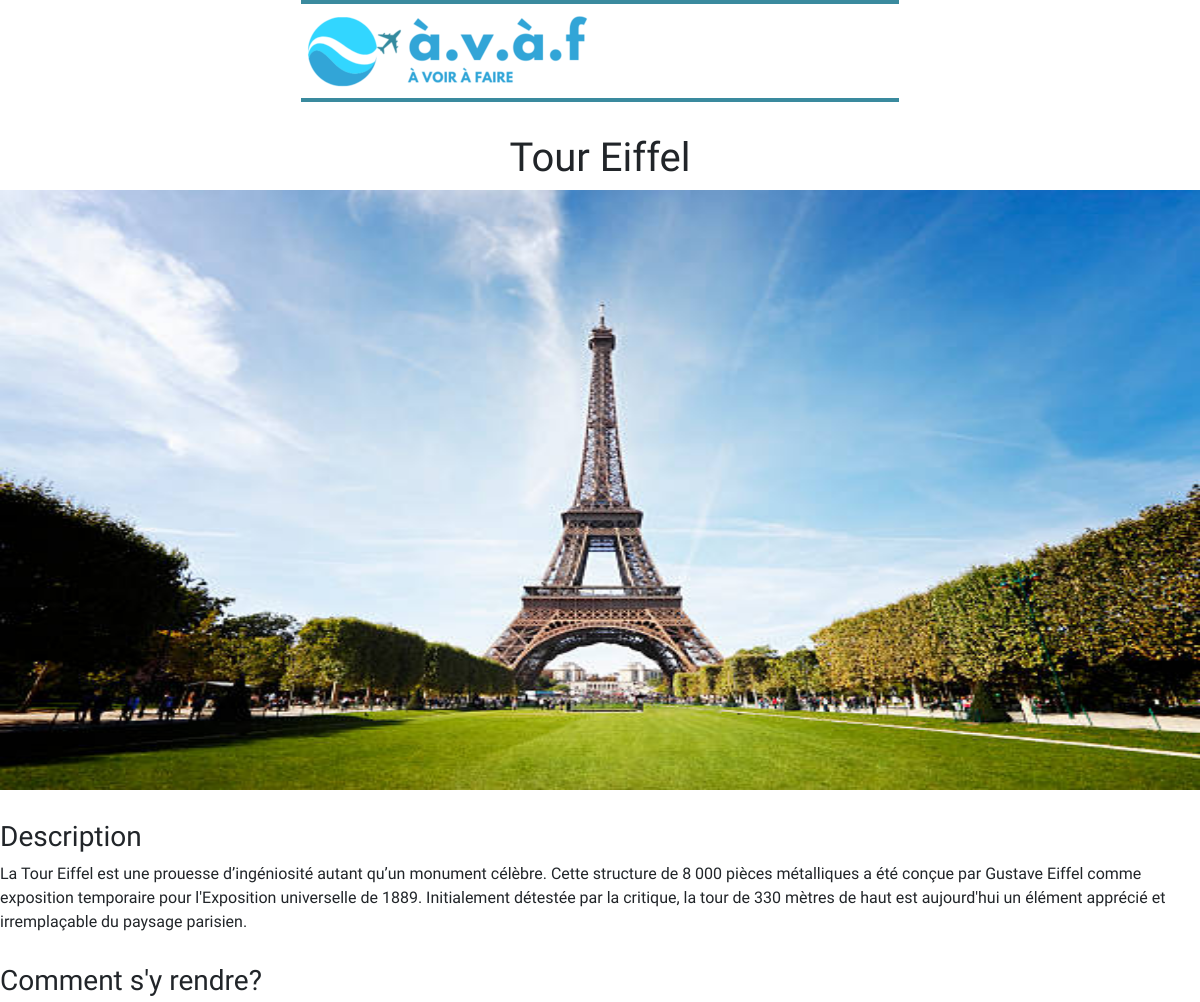
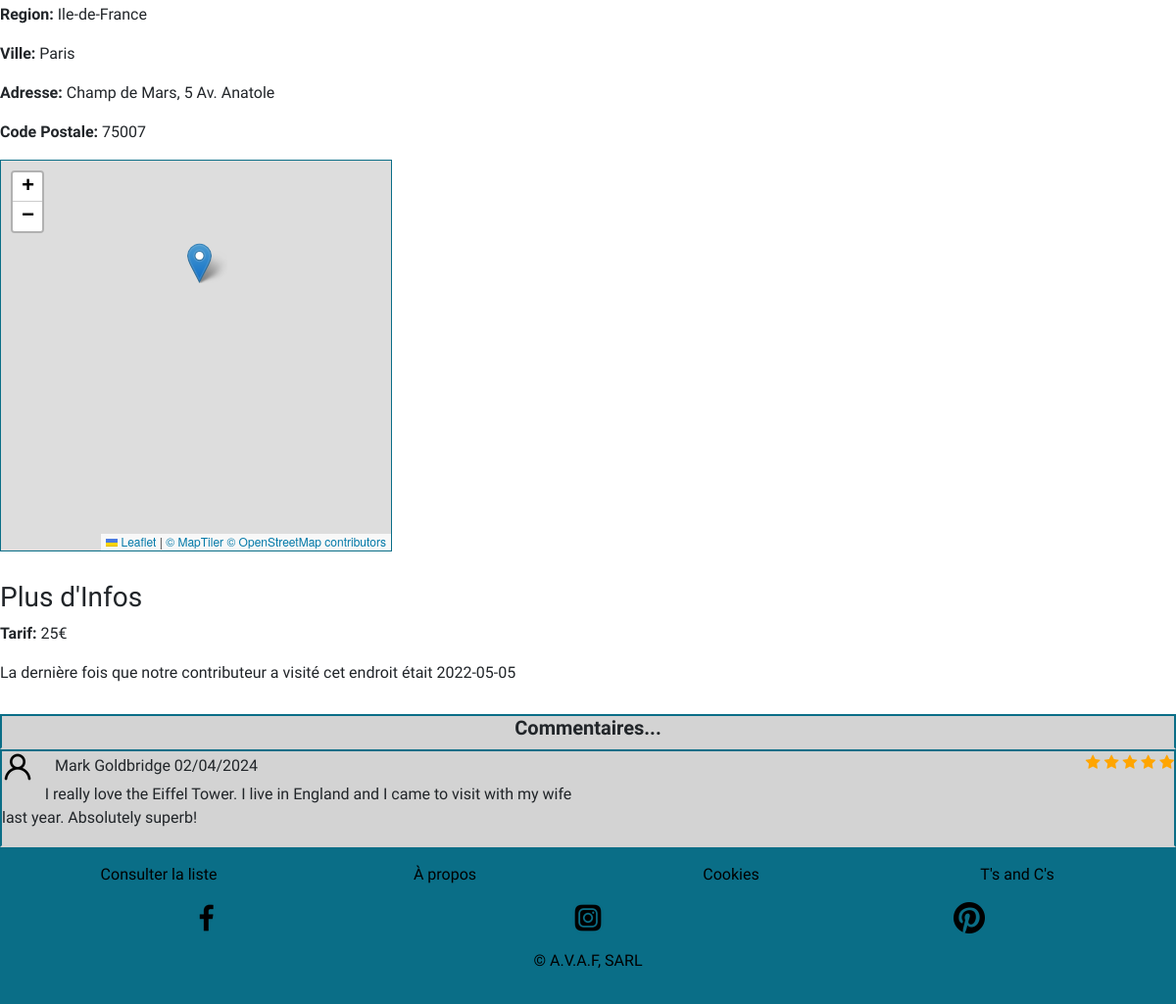
Page /?id=48 on the committed database (2 pictures, top to bottom).
### tables this page shows
CREATE TABLE `user` (
  `user_id` int(11) NOT NULL AUTO_INCREMENT,
  `userName` varchar(255) NOT NULL,
  `login` varchar(255) NOT NULL,
  `pass` varchar(255) NOT NULL,
  `status` varchar(255) NOT NULL,
  PRIMARY KEY (`user_id`)
);

CREATE TABLE `place` (
  `place_id` int(11) NOT NULL AUTO_INCREMENT,
  `nomEndroit` varchar(255) NOT NULL,
  `region` varchar(255) NOT NULL,
  `ville` varchar(255) NOT NULL,
  `codePostal` int(255) NOT NULL,
  `adresse` varchar(255) NOT NULL,
  `description` varchar(1600) NOT NULL,
  `tarif` int(11) NOT NULL,
  `dateVisite` date DEFAULT NULL,
  `image` varchar(255) NOT NULL,
  PRIMARY KEY (`place_id`)
);

CREATE TABLE `comment` (
  `id` int(11) NOT NULL AUTO_INCREMENT,
  `placeId` int(11) DEFAULT NULL,
  `comment` varchar(1600) DEFAULT NULL,
  `note` int(11) DEFAULT NULL,
  `author` varchar(1600) DEFAULT NULL,
  PRIMARY KEY (`id`)
);

### index.php (called while the page is built, shortened)
<?php
require_once("model/PlaceStorageMySQL.php");
require_once("model/Place.php");
require_once("lib/ObjectFileDB.php");
require_once("Router.php");
require_once("model/CommentStorageMySQL.php");
$pdo= new PDO("mysql:host=".Config::MYSQL_HOST.";port=".Config::MYSQL_PORT.";dbname=".Config::MYSQL_DB.";charset=utf8mb4", Config::MYSQL_USER , Config::MYSQL_PASSWORD);
$pdo->setAttribute(PDO::ATTR_ERRMODE, PDO::ERRMODE_EXCEPTION);
$router = new Router(new PlaceStorageMySQL($pdo), new AccountStorageMySQL($pdo), new CommentStorageMySQL($pdo));
$router->main();
?>

### src/model/Place.php (called while the page is built, shortened)
<?php
    class Place{
        protected $nomEndroit;
        protected $ville;
        protected $codePostal;
        protected $adresse;
        protected $image;
        protected $description;
        protected $tarif;
        protected $dateVisite;
        protected $region;
        public function __construct($nomEndroit, $region ,$ville, $codePostal, $adresse, $description, $tarif, $dateVisite,$image,$author){
            $this->nomEndroit= $nomEndroit;
            $this->ville= $ville;
            $this->codePostal = $codePostal;
            $this->adresse = $adresse;
            $this->description = $description;
            $this->tarif = $tarif;
            $this->dateVisite = $dateVisite;
            $this->image=$image;
            $this->region=$region;
        }
        public function  getNom(){
            return $this->nomEndroit;
        }
        public function getImage() {
            return $this->image ;
        }
        public function getVille() {
            return $this->ville;
        }
        public function getRegion(){
            return $this->region;
        }
        public function getCode() {
            return $this->codePostal;
        }
        public function  getAdresse(){
            return $this->adresse;
        }
        public function  getDesc() {
             return $this->description;
        }
        public function getTarif() {
           return $this->tarif;
        }
        public function  getDateVisite() {
             return $this->dateVisite ;
        }
    }
?>

### src/model/PlaceStorageMySQL.php (called while the page is built, shortened)
<?php
require_once("model/Place.php");
class PlaceStorageMySQL implements PlaceStorage {
    private $db;
    public function __construct($db) {
        $this->db = $db;
    }
    public function read($id) {
        $req = "SELECT s.*, u.* FROM user u
        INNER JOIN user_place us ON us.user_id = u.user_id
        INNER JOIN place s ON s.place_id = us.place_id
        WHERE s.place_id=?";
        $stmt = $this->db->prepare($req);
        $stmt->execute([$id]);
        if ($stmt->rowCount() > 0) {
            $tab = $stmt->fetch(PDO::FETCH_ASSOC);
            $author = array(
                "id" => $tab['user_id'],
                "status" => $tab['status'],
            );
            $place = new Place($tab['nomEndroit'],$tab['region'],$tab['ville'], $tab['codePostal'], $tab['adresse'], $tab['description'], $tab['tarif'],$tab['dateVisite']
            ,$tab['image'] ,$author);
            return $place;
        }
        return null;
	}
}
?>

### src/model/Comment.php (called while the page is built, shortened)
<?php
class Comment{
    protected $comment;
    protected $note;
    protected $author;
    protected $date;
    public function __construct($placeId, $comment, $note, $author, $date = null){
        $this->comment = $comment;
        $this->note = $note;
        $this->author = $author;
        $this->date = new DateTime();
        $this->date = $this->date->format('d/m/Y');
        if($date !== null){
            $this->date = $date;
        }else{
            $this->date = new DateTime();
            $this->date = $this->date->format('d/m/Y');
        }
    }
    public function getComment(){
        return $this->comment;
    }
    public function getNote(){
        return $this->note;
    }
    public function getAuthor(){
        return $this->author;
    }
    public function getDate(){
        return $this->date;
    }
}
?>

### src/model/CommentStorageMySQL.php (called while the page is built, shortened)
<?php
require_once("model/Comment.php");
class CommentStorageMySQL {
    private $db;
    public function __construct($db) {
        $this->db = $db;
    }
    public function read($id){
        $array = array();
        $rq = "SELECT * FROM comment WHERE placeId =:id_val";
        $stmt = $this->db->prepare($rq);
        $stmt->bindValue(":id_val", $id, PDO::PARAM_INT);
        $stmt->execute();
        while(($value = $stmt->fetch())!== false){
            $array[$value["id"]] = new Comment($value["placeId"],$value["comment"],$value["note"],$value["author"]);
        }
        return $array;
    }
}
?>

### src/view/content/place.php (the view, shortened to what this page needs)
<h1 class="pageTitle"><?= $place->getNom() ?></h1>
    <div class=" justify-content-center" style="align-items: center;">
        <div>
            <div class="imgInfo">
                <?php
                if($place->getImage() != "profil.jpg"){
                    echo "<img class=\"placeImg\" src=\"./upload/placesImg/".$place->getImage()."\" alt=\"".$place->getNom()."\" style=\"width:100%;\">";
                }else{
                    echo "<img class=\"placeImg\" src=\"./upload/placesImg/placeholder.png\" alt=\"".$place->getNom()."\" style=\"width:100%;\">";
                }
                ?>
            </div>
        </div>
        <div class="div">
            <h3>Description</h3>
            <p><?= $place->getDesc()?></p>
        </div>
        <div class="div">
            <h3>Comment s'y rendre?</h3>
            <p><b>Region:</b> <?= $place->getRegion() ?></p>
            <p><b>Ville: </b><?= $place->getVille() ?></p>
            <p><b>Adresse: </b><?= $place->getAdresse() ?></p>
            <p><b>Code Postale: </b><?= $place->getCode() ?></p>
        </div>
        <div>
            <?php
            $address = $place->getAdresse().$place->getVille().$place->getRegion();
            echo self::makeMapPlugin($address);
            ?>
        </div>
        <div class="div">
        <h3>Plus d'Infos</h3>
        <p><b>Tarif:</b>
        <?php
        if($place->getTarif() == null){
            echo "N/A";
        }else{
            echo $place->getTarif()."€";
        }
        ?>
        </p>
        <p>La dernière fois que notre contributeur a visité cet endroit était <?= $place->getDateVisite() ?></p>
        </div>
<?php
    echo "<div class=\"commentBox\"><h5><b>Commentaires...</b></h5></div>";
    foreach($comment as $com){
        echo "<div class=\"comment commentBox only\">
        <div>
        <img src=\"./style/icons/account.png\" alt=\"profile\" style = \"margin-right: 18px;\">
        ".$com->getAuthor()."
        ".$com->getDate()."</div><div class=\"right\">";
        switch($com->getNote()){
            case "5":
                echo "<span class=\"fa fa-star checked\"></span>
                <span class=\"fa fa-star checked\"></span>
                <span class=\"fa fa-star checked\"></span>
                <span class=\"fa fa-star checked\"></span>
                <span class=\"fa fa-star checked\"></span>";
                break;
        }
        echo "</div>";
        echo "<p> &nbsp &nbsp &nbsp &nbsp &nbsp &nbsp". $com->getComment()."</p>";
        echo "
        </div>";
    }
?>
    </div>

### src/view/View.php (shortened to what this page needs)
<?php
require_once("Router.php");
require_once("model/Place.php");
    class View{
        public function __construct(Router $router, $feedback){
            $this->router = $router;
        }
        public function render(){
            include_once('template.php');
        }
        public function makePlacePage($id, $place, $comment){
            if(key_exists("user",$_SESSION)){
                $author = $_SESSION["user"]["userName"];
            }else{
                $author = null;
            }
            include_once("content/place.php");
            $this->content = ob_get_clean();
            $this->render();
        }
        public function makeMapPlugin($address){
            $str = '';
            $str .= "<div id=\"map\">
            <script>
                var map = L.map('map').setView([0,0],1);
                L.tileLayer('https://api.maptiler.com/maps/streets/{z}/{x}/{y}.png?key=CIMHDkeAuE234cWtrWB4',{
                    attribution: '<a href=\"https://www.maptiler.com/copyright/\" target=\"_blank\">&copy; MapTiler</a> <a href=\"https://www.openstreetmap.org/copyright\" target=\"_blank\">&copy; OpenStreetMap contributors</a>',
                }).addTo(map);
                var marker = L.marker([46.2276, 2.213]).addTo(map);
            </script>
            </div>";
            return $str;
        }
    }
?>

### src/Router.php (shortened to what this page needs)
<?php
require_once("view/View.php");
require_once("control/Controller.php");
    class Router{
        private $view;
        public function __construct(PlaceStorage $placeSt, AccountStorage $accountSt, CommentStorageMySQL $commentSt) {
            $this->placeSt = $placeSt;
            $this->commentSt = $commentSt;
        }
        public function main() {
            $feedback = (isset($_SESSION['feedback'])) ? $_SESSION['feedback'] : '';
            if (isset($_SESSION['user'])) {
                $session = $_SESSION['user'];
                $author = array(
                    "id" => $_SESSION['user']['user_id'],
                    "status" => $_SESSION['user']['status']
                );
            } else {
                $session = null;
            }
            if (isset($session)) {
                $account = new Account($session['userName'], $session['login'], $session['pass'], $session['status']);
                $this->view = new PrivateView($account, $this, $feedback);
            } else {
                $this->view = new View($this, $feedback);
            }
            $controller = new Controller($this->view, $this->placeSt, $this->commentSt);
            $liste = key_exists('liste', $_GET)? $_GET['liste']: null;
            $placeId = key_exists('id', $_GET)? $_GET['id']: null;
		    $action = key_exists('action', $_GET)? $_GET['action']: null;
            if ($action === null) {
                if ($placeId === null) {
                    if ($liste === null) {
                        $action = "home";
                    } else {
                        $action = "liste";
                    }
                } else {
                    $action = "show";
                }
            }
            try {
                switch ($action) {
                    case "show":
                        if ($placeId !== null) {
                            $controller->showInformation($placeId);
                        }
                        break;
                }
            } catch (Exception $e) {
                echo $e;
            }
            $this->view->render();
        }
        public function getHomeURL() {
            return ".";
        }
        public function getListURL() {
            return "?liste";
        }
        public function getAboutURL() {
            return "?action=about";
        }
    }
?>

### src/control/Controller.php (shortened to what this page needs)
<?php
    require_once('view/View.php');
    require_once('model/Place.php');
    require_once('model/Comment.php');
    require_once('model/CommentStorageMySQL.php');
    class Controller{
        protected $view;
        protected $PlaceStorage;
        protected $commentStorage;
        public function __construct(View $v, PlaceStorage $pls, CommentStorageMySQL $commentStorage){
            $this->view = $v;
            $this->PlaceStorage = $pls;
            $this->commentStorage = $commentStorage;
        }
        public function showInformation($id){
            $place = $this->PlaceStorage->read($id);
            $comment = $this->commentStorage->read($id);
            if ($place !== null) {
                $this->view->makePlacePage($id, $place, $comment);
            } else {
                $this->view->makeUnknownplacePage();
            }
        }
    }
?>

### src/view/template.php (shortened to what this page needs)
<!DOCTYPE html>
<html>
    <head>
        <link rel="stylesheet" href="https://unpkg.com/leaflet@1.7.1/dist/leaflet.css" />
        <link rel="stylesheet" href="https://cdnjs.cloudflare.com/ajax/libs/font-awesome/4.7.0/css/font-awesome.min.css">
        <link rel="stylesheet" href="style/styles.css" />
        <link rel="stylesheet" href="https://stackpath.bootstrapcdn.com/bootstrap/4.5.2/css/bootstrap.min.css">
        <link rel="stylesheet" href="https://unpkg.com/leaflet-control-geocoder/dist/Control.Geocoder.css" />
        <link rel="stylesheet" href="style/styles.css" />
    </head>
    <body >
    <header>
     <div class ="banner">
     <a href=<?= $this->router->getHomeURL()?>><img src="style/logo/logo_text.png" alt="logo du site" /></a>
    </div>
    <div class="container">
    </header>
    <main role="main">
    <?= $this->content ?>
    </main>
    <footer class="pied">
	<nav class="infos">
		<ul>
				<li><a href="<?= $this->router->getListURL()?>">Consulter la liste</a></li>
				<li><a href="<?= $this->router->getAboutURL()?>">À propos</a></li>
				<li><a href="https://fr.wikipedia.org/wiki/Cookie_(informatique)">Cookies</a></li>
        <li><a href="https://fr.wikipedia.org/wiki/Conditions_g%C3%A9n%C3%A9rales_d%27utilisation">T's and C's</a></li>
		</ul>
	</nav>
	<nav class="socials">
		<ul>
			<li><a href="https://www.facebook.com/"><img src="style/icons/facebook.png" alt="facebook" /></a></li>
			<li><a href="https://www.instagram.com/"><img src="style/icons/instagram.png" alt="insta" /></a></li>
			<li><a href="https://www.pinterest.fr/"><img src="style/icons/pinterest.png" alt="pinterest" /></a></li>
		</ul>
	</nav>
  <div class="down">
  <p>© A.V.A.F, SARL</p>
  </div>
</footer>
    </body>
</html>

### style/styles.css (style rules this page uses)
html { background-color:white; }
body { background-color: white; max-width: 1200px; margin: auto; height: 100%; font-family: 'Work Sans', sans-serif; }
.pageTitle, h5 { text-align: center; }
header { display: grid; grid-template-columns: 2fr 2fr; border-top: 4px solid #0a6e87; border-bottom: 4px solid #0a6e87; align-self: center; justify-self: center; opacity: 0.8; margin-bottom: 2rem; }
.only { display: grid; grid-template-columns: 2fr 2fr; }
.container { padding-top: 1rem; margin-left: auto; margin-right: 0; }
.placeImg { height: 600px; }
.div { margin-top: 30px; }
.commentBox { background-color: lightgray; border: 2px solid #0a6e87; border-bottom: 2px solid lightgray; }
.right { text-align: right; }
.checked { color: orange; }
#map { position:relative; height:50vh; width:50vh; border:1px solid #0a6e87; }
footer { background-color: #0a6e87; border-top: 4px black; padding: 1rem; color :black; }
footer a { color: black; }
.pied { height: 100%; }
.pied .infos ul { display: grid; grid-template-columns: 1fr 1fr 1fr 1fr; list-style: none; text-decoration: none; text-align: center; padding-left: 0; margin-left: 0; }
.pied .socials ul { display: grid; grid-template-columns: 1fr 1fr 1fr; list-style: none; text-align: center; padding-left: 0; margin-left: 0; }
.down { text-align: center; }

### rows in the picture
user: place.nomEndroit "Tour Eiffel", place.image (picture), place.description "La Tour Eiffel est une prouesse d’ingéniosité autant qu’un monument célèbre. Cette structure de 8 000 pièces métalliques a été conçue par Gustave Eiffel comme exposition temporaire pour l'Exposition universelle de 1889. Initialement détestée par la critique, la tour de 330 mètres de haut est aujourd'hui un élément apprécié et irremplaçable du paysage parisien.", place.region "Ile-de-France", place.ville "Paris", place.adresse "Champ de Mars, 5 Av. Anatole", place.codePostal "75007", place.tarif "25", place.dateVisite "2022-05-05"
comment: author "Mark Goldbridge", Date "02/04/2024", note 5 (drawn), comment "I really love the Eiffel Tower. I live in England and I came to visit with my wife last year. Absolutely superb!"
